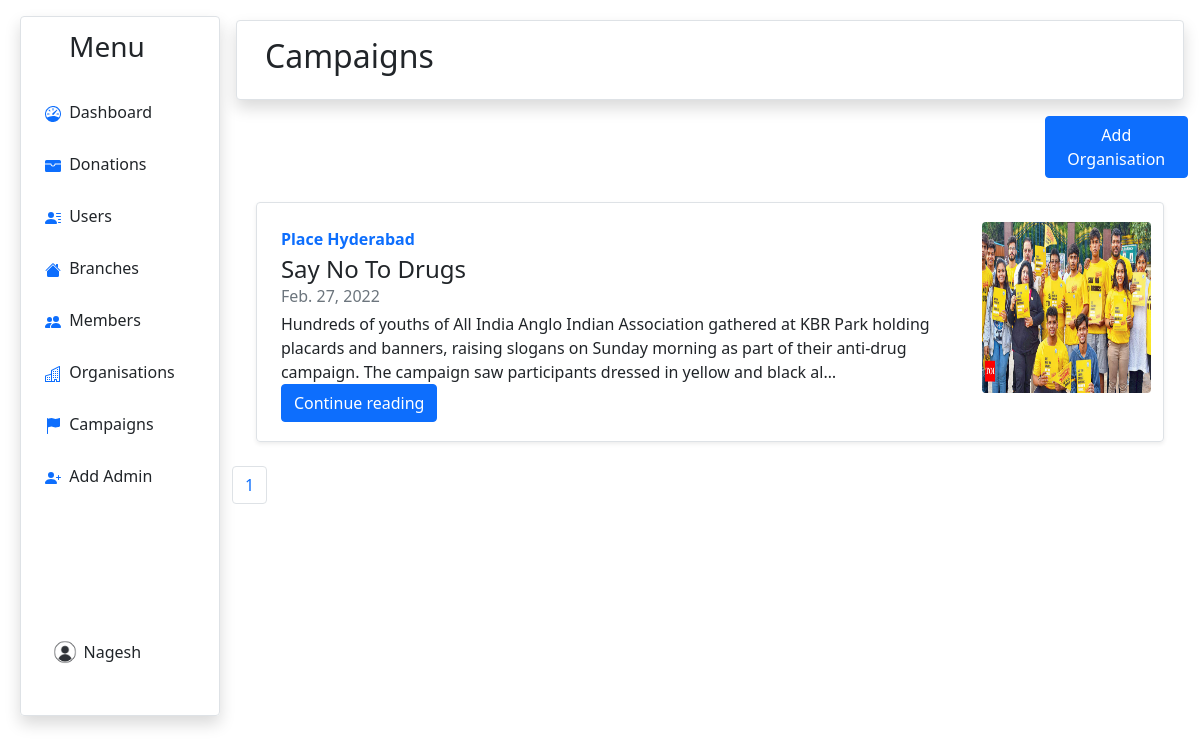
Screenshot of /adminmodule/campaign (signed in) with the database file from the repository.
### adminmodule/models.py (models this page shows, shortened)
class Admins(models.Model):
    name = models.CharField(max_length=50)
    email = models.CharField(max_length=50)
    password = models.CharField(max_length=50,default='12345')
    status = models.CharField(max_length=10,default="active")

class Campaign(models.Model):
    name = models.CharField(max_length=50)
    ctype = models.CharField(max_length=20)
    date = models.DateField(auto_now=True, auto_now_add=False)
    place = models.CharField(max_length=100)
    img = models.ImageField(upload_to="campaign/", default='')
    desc = models.CharField(max_length=1000)
    status = models.CharField(max_length=10,default="active")

### adminmodule/views.py (the view, shortened to what this page needs)
# urls.py: path('campaign', views.campaign, name='campaign'),
def campaign(request):
    try:
        c = Campaign.objects.filter(status="active")
        member_paginator = Paginator(c, 2)
        page_num = request.GET.get('page')
        page = member_paginator.get_page(page_num)
        params={'campaigns':page,"admin":Admins.objects.get(id=request.session['userid'])}
        return render(request,'adminmodule/campaign.html',params)
    except:
        return redirect('../adminmodule/login')

### templates/adminmodule/campaign.html (shortened to what this page needs)
{% extends "./base.html" %}
{% block content %}
<div class="row shadow p-3 mb-3 bg-body rounded m-1 border">
  <h2>Campaigns</h2>
</div>
<button type="button" class="btn btn-primary" data-bs-toggle="modal" data-bs-target="#addOrgModal"
  style="margin-left: 85%;">
  Add Organisation
</button>
{% if campaigns %}
{% for i in campaigns %}
<div
  class="row no-gutters border rounded overflow-hidden flex-md-row mb-4 shadow-sm h-md-250 my-4 position-relative mx-auto"
  style="height: 35%; width: 95%;">
  <div class="col p-4 d-flex flex-column position-static">
    <strong class="d-inline-block mb-1 text-primary">Place {{i.place}}</strong>
    <h4 class="mb-0">{{i.name}}</h4>
    <div class="mb-1 text-muted">{{i.date}}</div>
    <p class="card-text mb-auto">{{i.desc| truncatechars:240}}</p>
    <div class="my-0">
      <a href="../adminmodule/viewcamp?data={{i.pk}}" role="button" class="btn btn-primary mb-0">Continue reading</a>
    </div>
  </div>
  <div class="col-auto" style="height: 80%; width: 20%; padding-top: 2%; padding-left: 0%;">
    <img class="rounded my-auto" style="height: 100%; width: 100%;" src="../media/{{i.img}}">
  </div>
</div>
<nav aria-label="Page navigation example">
  <ul class="pagination" class="mx-auto">
    <li class="page-item"><a class="page-link" href="#">{{campaigns.number}}</a></li>
  </ul>
</nav>
{% endfor %}
{% else %}
<h3 class="mx-auto" style="width: 300px;">
  There is no Camaigns
</h3>
{% endif %}
{% endblock %}

### templates/adminmodule/base.html (shortened to what this page needs)
<!doctype html>
<html lang="en">
<head>
    <link href="https://cdn.jsdelivr.net/npm/bootstrap@5.1.3/dist/css/bootstrap.min.css" rel="stylesheet"
>
</head>
<body>
    <div class="container-fluid">
        <div class="row flex-nowrap">
            <div class="col-auto col-md-3 col-xl-2 px-sm-2 px-0 shadow mt-3 rounded border"
                style="margin-left:20px; height: 700px;">
                <div class="d-flex flex-column align-items-center align-items-sm-start px-3 pt-2">
                    <a href="/" class="d-flex align-items-center pb-3 mb-md-0 me-md-auto  text-decoration-none">
                        <span class="fs-3 d-none d-sm-inline text-dark ms-4">Menu</span>
                    </a>
                    <ul class="nav nav-pills flex-column mb-sm-auto mb-0 align-items-center align-items-sm-start"
                        id="menu">
                        <li class="nav-item">
                            <a href="../adminmodule/" class="nav-link align-middle px-0">
                                 <span class="ms-1 d-none d-sm-inline text-dark" ">Dashboard</span>
                            </a>
                        </li>
                        <li>
                            <a href=" ../adminmodule/showdonations" class="nav-link px-0 align-middle">
                                     <span
                                        class="ms-1 d-none d-sm-inline text-dark">Donations</span>
                            </a>
                        </li>
                        <li>
                            <a href="../adminmodule/showusers" class="nav-link px-0 align-middle">
                                 <span
                                    class="ms-1 d-none d-sm-inline text-dark">Users</span>
                            </a>
                        </li>
                        <li>
                            <a href="../adminmodule/branch" class="nav-link px-0 align-middle">
                                 <span
                                    class="ms-1 d-none d-sm-inline text-dark">Branches</span>
                            </a>
                        </li>
                        <li>
                            <a href="../adminmodule/member" class="nav-link px-0 align-middle">
                                 <span
                                    class="ms-1 d-none d-sm-inline text-dark">Members</span>
                            </a>
                        </li>
                        <li>
                            <a href="../adminmodule/org" class="nav-link px-0 align-middle">
                                 <span
                                    class="ms-1 d-none d-sm-inline text-dark">Organisations</span>
                            </a>
                        </li>
                        <li>
                            <a href="../adminmodule/campaign" class="nav-link px-0 align-middle">
                                 <span
                                    class="ms-1 d-none d-sm-inline text-dark">Campaigns</span>
                            </a>
                        </li>
                        <li>
                            <a href="../adminmodule/addadmin" class="nav-link px-0 align-middle">
                                 <span class="ms-1 d-none d-sm-inline text-dark">Add
                                    Admin</span>
                            </a>
                        </li>
                    </ul>
                    <div class="dropdown pb-1" style="margin-left: 3%; margin-top: 70%; width: 10%;">
                        <a href="#" class="d-flex align-items-center text-white text-decoration-none dropdown-toggle"
                            id="dropdownUser1" data-bs-toggle="dropdown" aria-expanded="false">
                            <img src="../media/userprofile.jpg" alt="" width="30" height="30" class="rounded-circle">
                            <span class="d-none d-sm-inline mx-1 text-dark">{{admin.name}}</span>
                        </a>
                    </div>
                </div>
            </div>
            <div class="col py-3">
                {% block content %}
                {% endblock %}
            </div>
        </div>
    </div>
</body>
</html>

### rows the page displays
Admins: name "Nagesh"
Campaign: place "Hyderabad", name "Say No To Drugs", date "Feb. 27, 2022", desc "Hundreds of youths of All India Anglo Indian Association gathered at KBR Park holding placards and banners, raising slogans on Sunday morning as part of their anti-drug campaign. The campaign saw participants dressed in yellow and black al…", img (picture), number "1"
